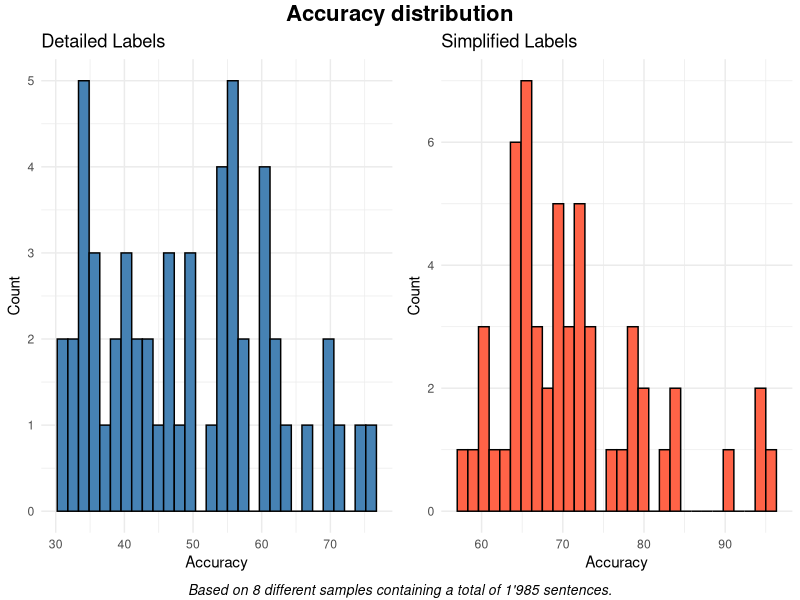
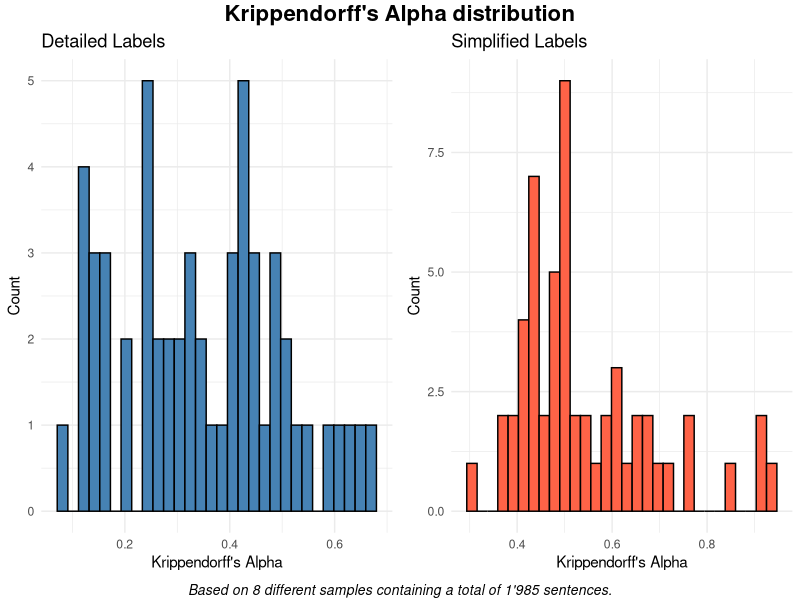
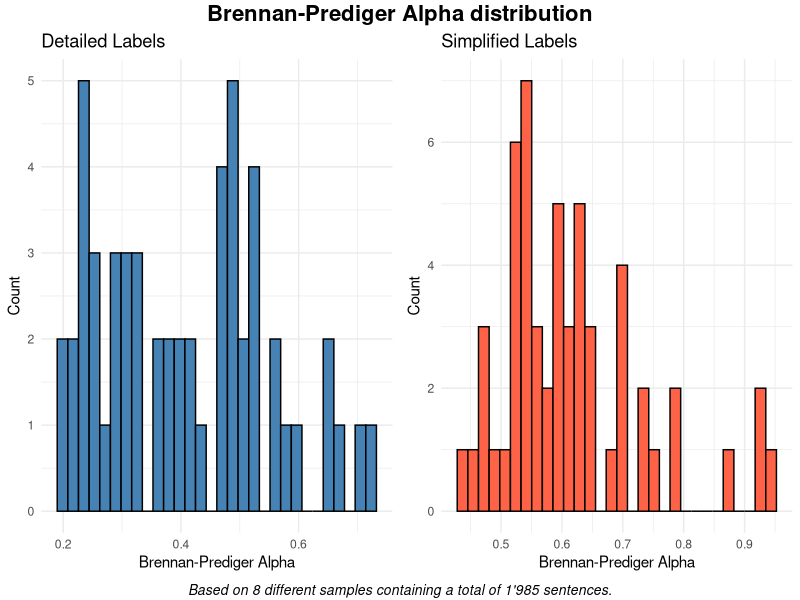
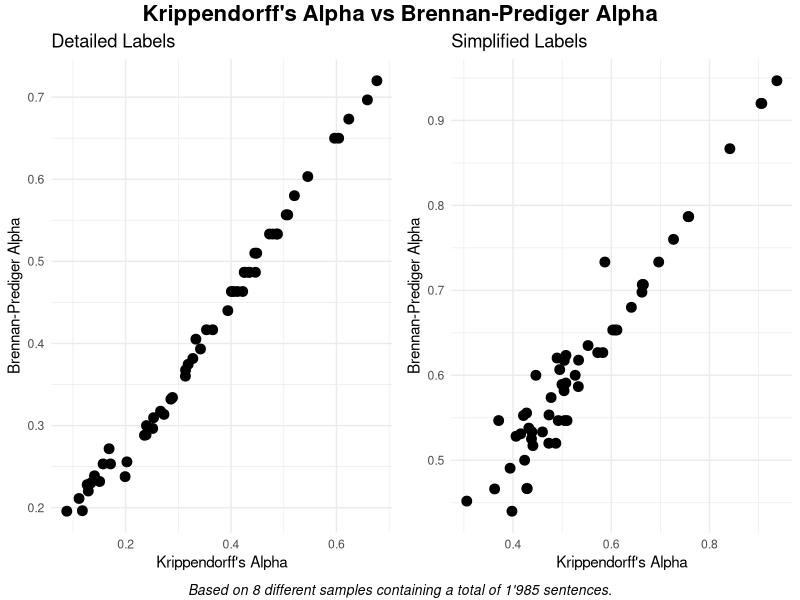
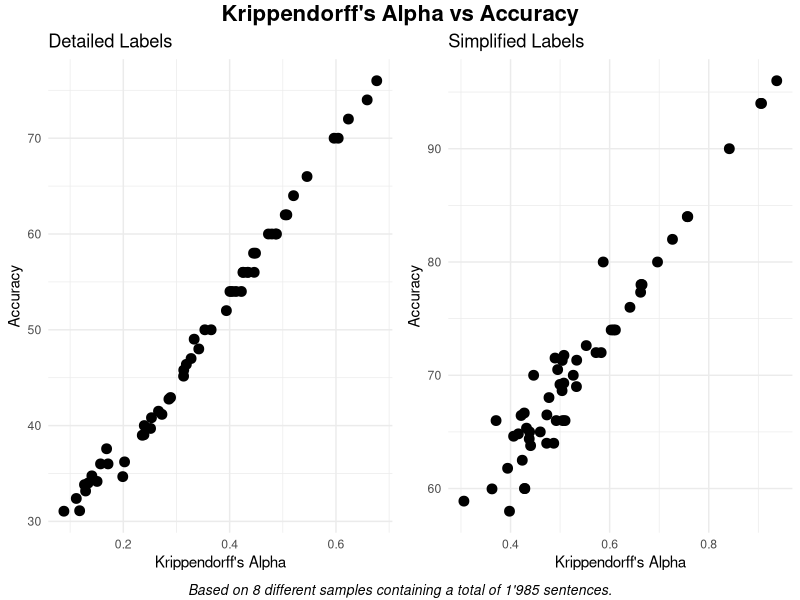
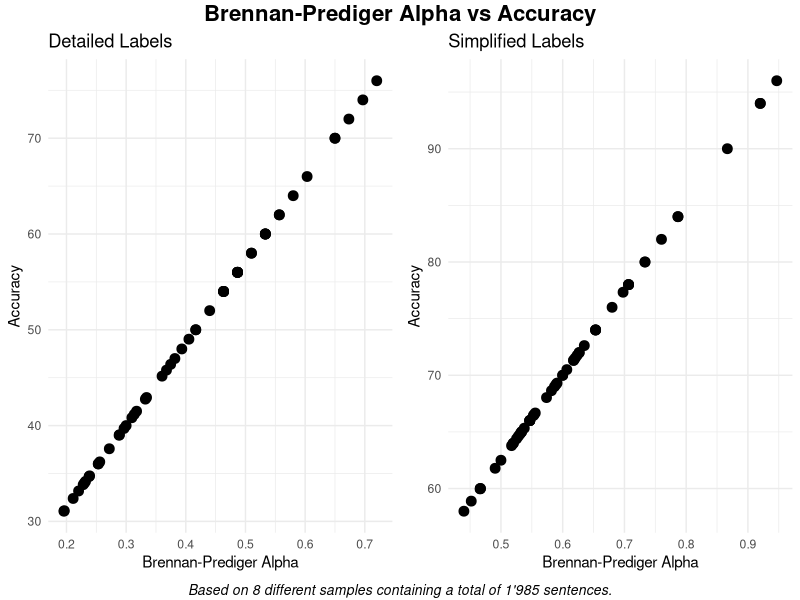

Recreate these plots in R, in order.
library(dplyr)
library(ggplot2)
library(gridExtra)
library(grid)

setwd("~/GitHub/openai-data-labeling/benchmark output")

# Load file to create testsets from
data <- read.csv("evaluation.csv",sep = ",")

#--------------------#
#### Create Plots ####
#--------------------#

#----------------------------#
##### Histogram Accuracy #####
#----------------------------#

# Create first histogram
detailed_accuracy <- ggplot(data, aes(x = accuracy_detailed)) +
  geom_histogram(fill = "steelblue", color = "black", bins = 30) +
  labs(title = "Detailed Labels", x = "Accuracy", y = "Count") +
  theme_minimal()

# Create second histogram
simplified_accuracy <- ggplot(data, aes(x = accuracy_simplified)) +
  geom_histogram(fill = "tomato", color = "black", bins = 30) +
  labs(title = "Simplified Labels", x = "Accuracy", y = "Count") +
  theme_minimal()

# Create combined plot with overall title and data source
grid.arrange(
  detailed_accuracy, simplified_accuracy,
  ncol = 2,
  top = textGrob("Accuracy distribution", gp = gpar(fontsize = 16, fontface = "bold")),
  bottom = textGrob("Based on 8 different samples containing a total of 1'985 sentences.", gp = gpar(fontsize = 10, fontface = "italic"))
)

#---------------------------------------#
##### Histogram Krippendorff's Alpha #####
#---------------------------------------#

# Create first histogram
detailed_krippendorff <- ggplot(data, aes(x = krippendorff_detailed)) +
  geom_histogram(fill = "steelblue", color = "black", bins = 30) +
  labs(title = "Detailed Labels", x = "Krippendorff's Alpha", y = "Count") +
  theme_minimal()

# Create second histogram
simplified_krippendorff <- ggplot(data, aes(x = krippendorff_simplified)) +
  geom_histogram(fill = "tomato", color = "black", bins = 30) +
  labs(title = "Simplified Labels", x = "Krippendorff's Alpha", y = "Count") +
  theme_minimal()

# Create combined plot with overall title and data source
grid.arrange(
  detailed_krippendorff, simplified_krippendorff,
  ncol = 2,
  top = textGrob("Krippendorff's Alpha distribution", gp = gpar(fontsize = 16, fontface = "bold")),
  bottom = textGrob("Based on 8 different samples containing a total of 1'985 sentences.", gp = gpar(fontsize = 10, fontface = "italic"))
)

#------------------------------------------#
##### Histogram Brennan-Prediger Alpha #####
#------------------------------------------#

# Create first histogram
detailed_bp <- ggplot(data, aes(x = bp_detailed)) +
  geom_histogram(fill = "steelblue", color = "black", bins = 30) +
  labs(title = "Detailed Labels", x = "Brennan-Prediger Alpha", y = "Count") +
  theme_minimal()

# Create second histogram
simplified_bp <- ggplot(data, aes(x = bp_simplified)) +
  geom_histogram(fill = "tomato", color = "black", bins = 30) +
  labs(title = "Simplified Labels", x = "Brennan-Prediger Alpha", y = "Count") +
  theme_minimal()

# Create combined plot with overall title and data source
grid.arrange(
  detailed_bp, simplified_bp,
  ncol = 2,
  top = textGrob("Brennan-Prediger Alpha distribution", gp = gpar(fontsize = 16, fontface = "bold")),
  bottom = textGrob("Based on 8 different samples containing a total of 1'985 sentences.", gp = gpar(fontsize = 10, fontface = "italic"))
)

#----------------------------------------------------------------------#
##### Scatterplot: Krippendorff's Alpha and Brennan-Prediger Alpha #####
#----------------------------------------------------------------------#

# Create first histogram
scatterplot_detailed_kripp_bp <- ggplot(data, aes(x = krippendorff_detailed, y = bp_detailed)) +
  geom_point(size = 3) +
  labs(title = "Detailed Labels", x = "Krippendorff's Alpha", y = "Brennan-Prediger Alpha") +
  theme_minimal()

# Create second histogram
scatterplot_simplified_kripp_bp <- ggplot(data, aes(x = krippendorff_simplified, y = bp_simplified)) +
  geom_point(size = 3) +
  labs(title = "Simplified Labels", x = "Krippendorff's Alpha", y = "Brennan-Prediger Alpha") +
  theme_minimal()

# Create combined plot with overall title and data source
grid.arrange(
  scatterplot_detailed_kripp_bp, scatterplot_simplified_kripp_bp,
  ncol = 2,
  top = textGrob("Krippendorff's Alpha vs Brennan-Prediger Alpha", gp = gpar(fontsize = 16, fontface = "bold")),
  bottom = textGrob("Based on 8 different samples containing a total of 1'985 sentences.", gp = gpar(fontsize = 10, fontface = "italic"))
)

#--------------------------------------------------------#
##### Scatterplot: Krippendorff's Alpha and Accuracy #####
#--------------------------------------------------------#

# Create first histogram
scatterplot_detailed_kripp_accuracy <- ggplot(data, aes(x = krippendorff_detailed, y = accuracy_detailed)) +
  geom_point(size = 3) +
  labs(title = "Detailed Labels", x = "Krippendorff's Alpha", y = "Accuracy") +
  theme_minimal()

# Create second histogram
scatterplot_simplified_kripp_accuracy <- ggplot(data, aes(x = krippendorff_simplified, y = accuracy_simplified)) +
  geom_point(size = 3) +
  labs(title = "Simplified Labels", x = "Krippendorff's Alpha", y = "Accuracy") +
  theme_minimal()

# Create combined plot with overall title and data source
grid.arrange(
  scatterplot_detailed_kripp_accuracy, scatterplot_simplified_kripp_accuracy,
  ncol = 2,
  top = textGrob("Krippendorff's Alpha vs Accuracy", gp = gpar(fontsize = 16, fontface = "bold")),
  bottom = textGrob("Based on 8 different samples containing a total of 1'985 sentences.", gp = gpar(fontsize = 10, fontface = "italic"))
)

#----------------------------------------------------------#
##### Scatterplot: Brennan-Prediger Alpha and Accuracy #####
#----------------------------------------------------------#

# Create first histogram
scatterplot_detailed_bp_accuracy <- ggplot(data, aes(x = bp_detailed, y = accuracy_detailed)) +
  geom_point(size = 3) +
  labs(title = "Detailed Labels", x = "Brennan-Prediger Alpha", y = "Accuracy") +
  theme_minimal()

# Create second histogram
scatterplot_simplified_bp_accuracy <- ggplot(data, aes(x = bp_simplified, y = accuracy_simplified)) +
  geom_point(size = 3) +
  labs(title = "Simplified Labels", x = "Brennan-Prediger Alpha", y = "Accuracy") +
  theme_minimal()

# Create combined plot with overall title and data source
grid.arrange(
  scatterplot_detailed_bp_accuracy, scatterplot_simplified_bp_accuracy,
  ncol = 2,
  top = textGrob("Brennan-Prediger Alpha vs Accuracy", gp = gpar(fontsize = 16, fontface = "bold")),
  bottom = textGrob("Based on 8 different samples containing a total of 1'985 sentences.", gp = gpar(fontsize = 10, fontface = "italic"))
)
